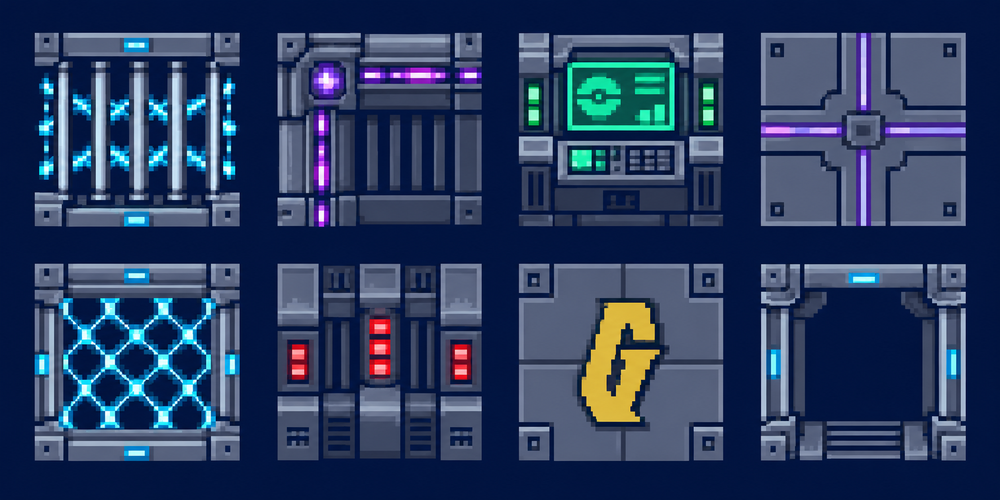
#> input picture tools/hoenn/data/galactic-prison-sheet.png, 1000 x 500 px, shrunk from 1774 x 887 before the run; its folder holds only this picture in this run
$ python -i coastal_route_identity.py   (imports and definitions only)
#> lines starting #> are read from the running program, lines starting #| are printed output that depends on the picture
"""Name the seven cleared exterior maps as coasts, repairing their folded tile GPS."""
import hashlib
import json
from pathlib import Path
import re


ISLANDS = ('One', 'Two', 'Three', 'Four', 'Five', 'Six', 'Seven')
WORLD_HEADER = 'src/data/journey_world_map.h'
POSITION_HEADER = 'src/data/journey_world_position.h'
ATLAS_ARRAYS = ('sWorldTiles', 'sWorldTilemap', 'sWorldPalette')


def sha(raw):
    return hashlib.sha256(raw).hexdigest()


# [7 lines left out: function atlas_hashes, not called in this run]


def audit_grids(source, header=None):
    """Observe existing per-tile projection and every attached boundary."""
    source = Path(source)
    header = header if header is not None else (source / POSITION_HEADER).read_text()
    packed = list(map(int, re.search(r'sWorldNavigationPixels\[\] = \{([^}]+)', header)[1].split(',')))
    maps = {p.parent.name: json.loads(p.read_text()) for p in (source / 'data/maps').glob('*/map.json')}
    by_id = {m['id']: name for name, m in maps.items()}
    grids = {}
    rows = re.findall(r'\{(\d+), \(MAP_GROUP\((\w+)\)<<8\)\|MAP_NUM\(\2\), (\d+), (\d+)\}', header)
    for first, ident, width, height in rows:
        first, width, height = map(int, (first, width, height))
        values = packed[first:first + width * height]
        assert len(values) == width * height
        grids[by_id[ident]] = dict(first=first, width=width, height=height, values=values)

    # [4 lines left out: function point, not called in this run]

    records = []
    for island in ISLANDS:
        name = island + 'Island_Harbor_Frlg'
        grid = grids[name]
        width, height = grid['width'], grid['height']
        assert (width, height) == (17, 13)
        points = [point(name, x, y) for y in range(height) for x in range(width)]
        steps = []
        for y in range(height):
            for x in range(width):
                for xx, yy in ((x + 1, y), (x, y + 1)):
                    if xx < width and yy < height:
                        steps.append(max(abs(a - b) for a, b in zip(point(name, x, y), point(name, xx, yy))))
        seams = []
        for connection in maps[name]['connections']:
            other = by_id[connection['map']]
            target = grids[other]
            ow, oh = target['width'], target['height']
            direction, offset = connection['direction'], connection['offset']
            samples = []
            for t in range(max(0, offset), min(height if direction in ('left', 'right') else width,
                                             offset + (oh if direction in ('left', 'right') else ow))):
                x, y = ((0 if direction == 'left' else width - 1), t) if direction in ('left', 'right') else (t, 0 if direction == 'up' else height - 1)
                xx, yy = ((ow - 1 if direction == 'left' else 0), t - offset) if direction in ('left', 'right') else (t - offset, oh - 1 if direction == 'up' else 0)
                here, there = point(name, x, y), point(other, xx, yy)
                assert here == there, ('Existing GPS discontinuity', name, other, x, y, here, there)
                samples.append(dict(tile=[x, y], neighbor_tile=[xx, yy], pixel=here))
            assert samples
            seams.append(dict(neighbor=other, direction=direction, offset=offset,
                              shared_border_pixels=samples, maximum_seam_delta=0))
        maximum = max(steps)
        assert maximum <= 2 and len({tuple(v) for v in points}) > 1
        records.append(dict(island=island, map=name, dimensions=[width, height],
                            grid_first=grid['first'], grid_pixels_sha256=sha(bytes(v for xy in points for v in xy)),
                            range_x=[min(v[0] for v in points), max(v[0] for v in points)],
                            range_y=[min(v[1] for v in points), max(v[1] for v in points)],
                            unique_positions=len({tuple(v) for v in points}),
                            maximum_neighbor_pixel_step=maximum, seams=seams))
    assert sum(len(row['seams']) for row in records) == 25
    return dict(position_header_sha256=sha(header.encode()), maps=records,
                connected_coast_seams=25,
                maximum_neighbor_pixel_step=max(row['maximum_neighbor_pixel_step'] for row in records),
                maximum_seam_delta=0)


# [47 lines left out: function repair, not called in this run]

>>> import cv2
>>> picture = cv2.imread('data/galactic-prison-sheet.png', cv2.IMREAD_GRAYSCALE)
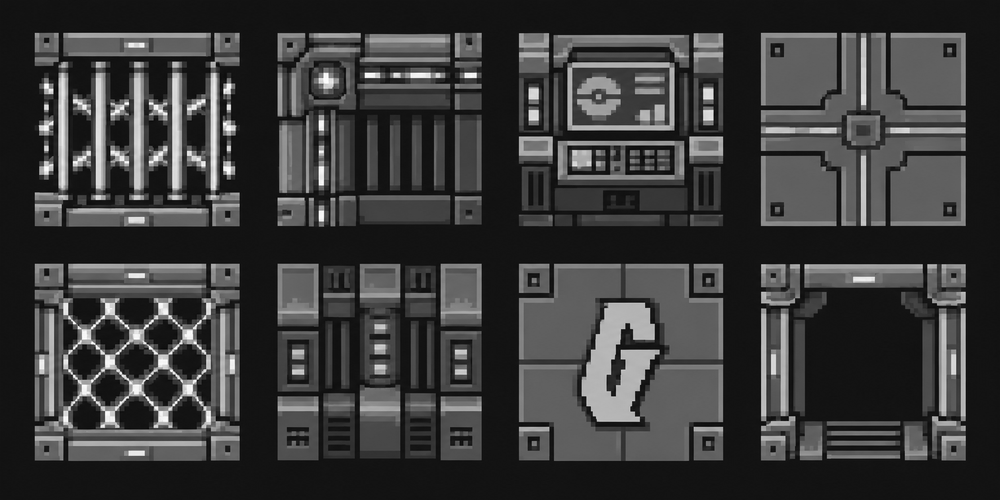
#> picture: shape (500, 1000); min 3, max 255, mean 58.7
#> (the run stopped early here; a loop or call above may not have finished)
